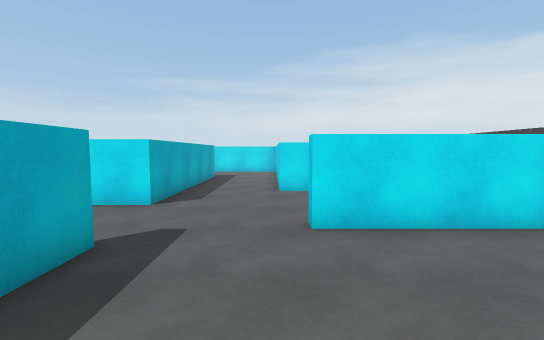
[1] (above)

23 first-person views from a walk through a 3-D level made in the Unity game engine. The camera is 1.5 m above the floor, tilts 4° down and sees 90° across. The floor is counted in squares, 1 m on a side. Each view is taken from the middle of a square. On the plan, view 1 faces up. The plan holds only what a view shows up to about 14 squares ahead; the rest is blank. The place goes on beyond the plan. The player is left out.

[2]
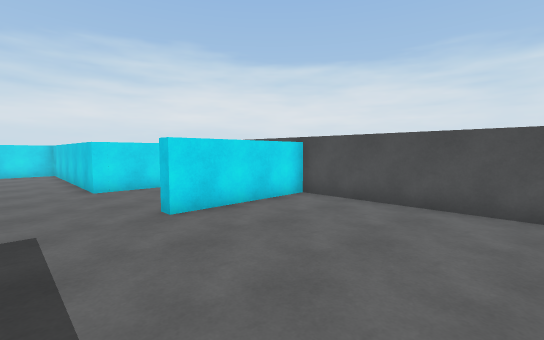

[3]
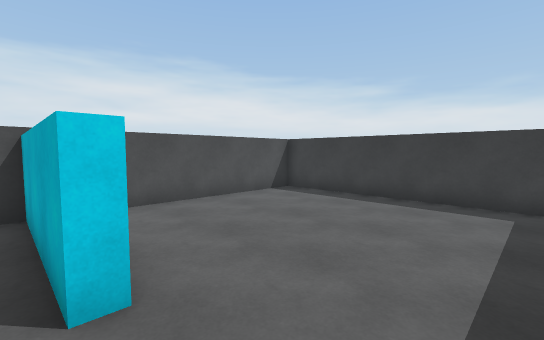

[4]
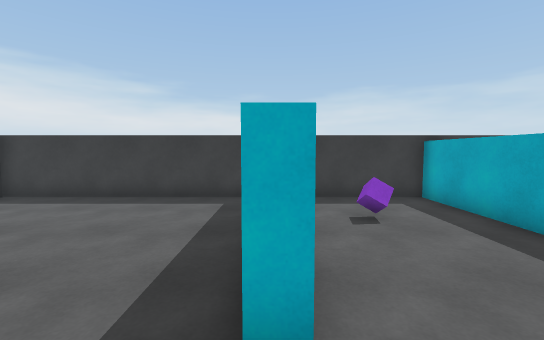

[5]
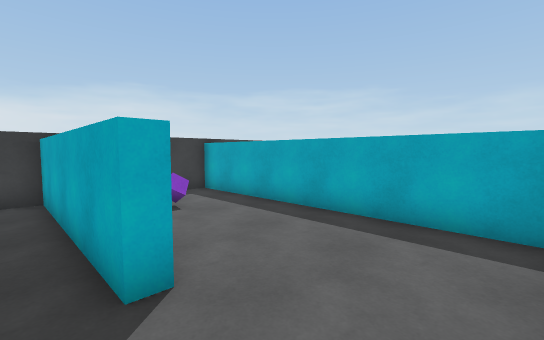

[6]
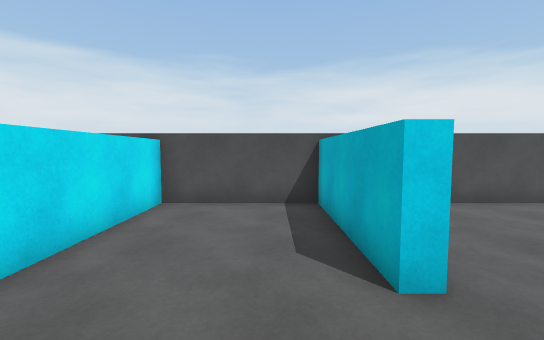

[7]
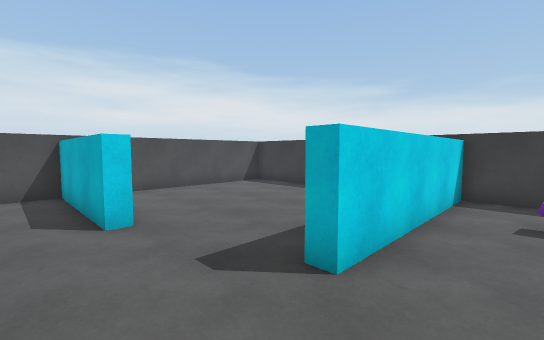

[8]
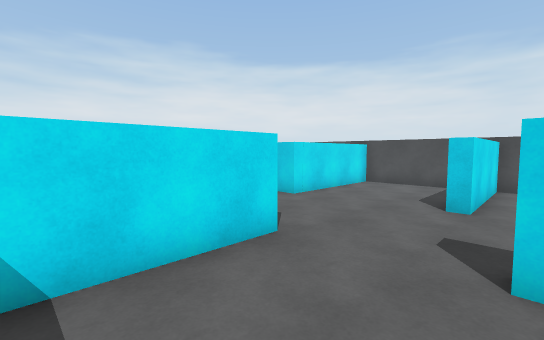

[9]
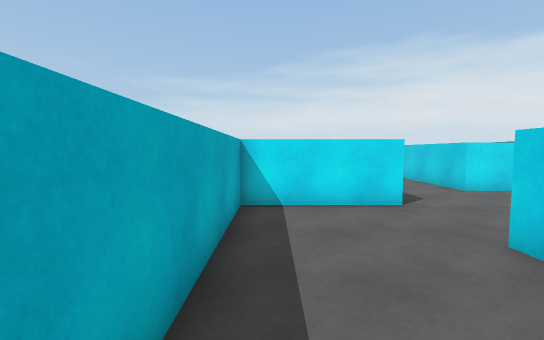

[10]
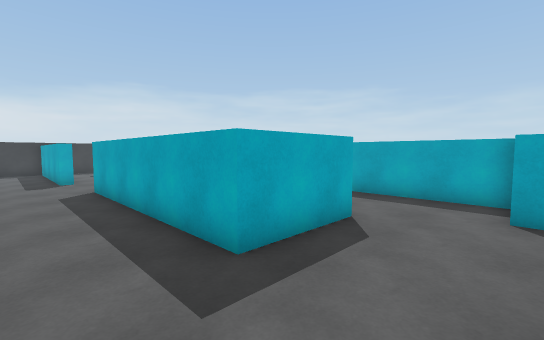

[11]
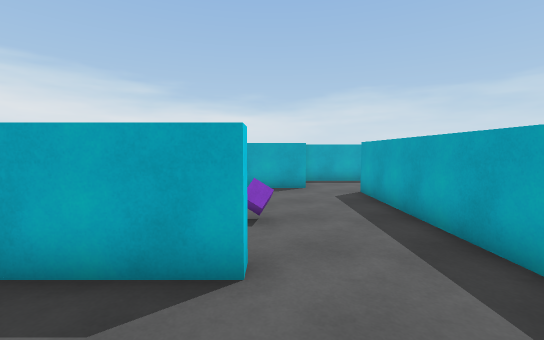

[12]
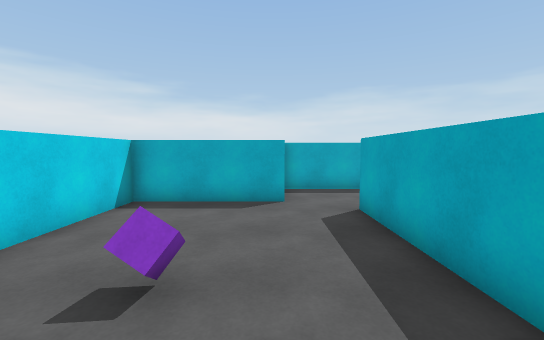

[13]
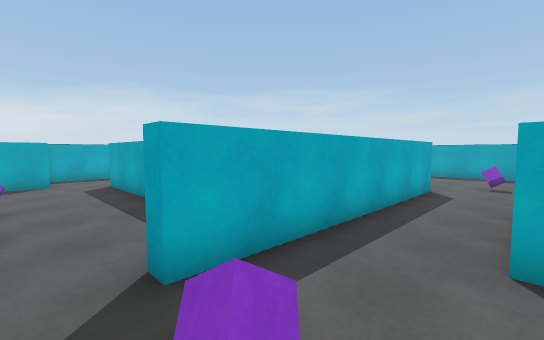

[14]
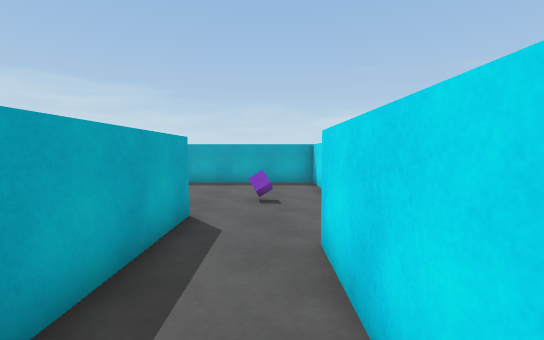

[15]
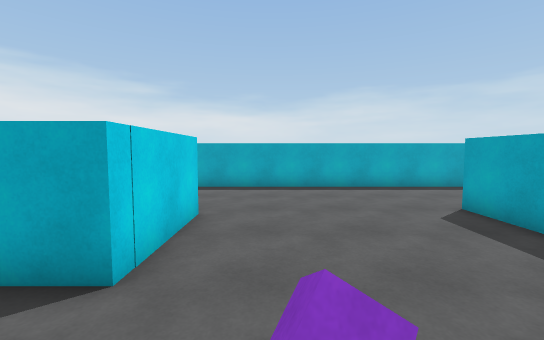

[16]
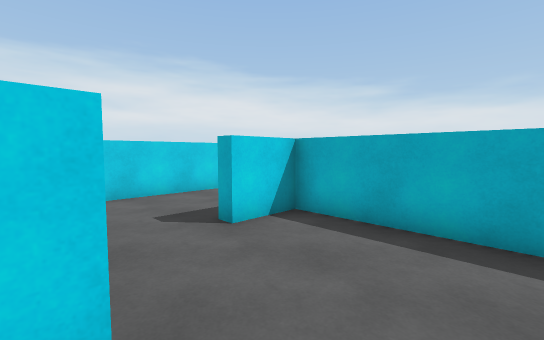

[17]
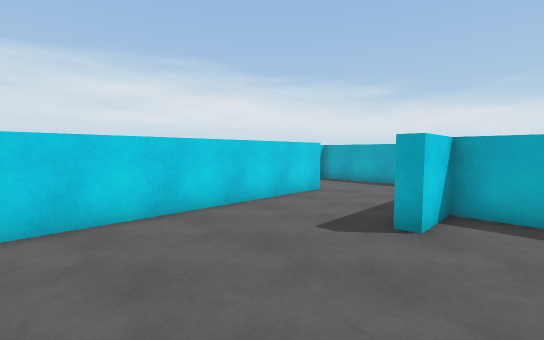

[18]
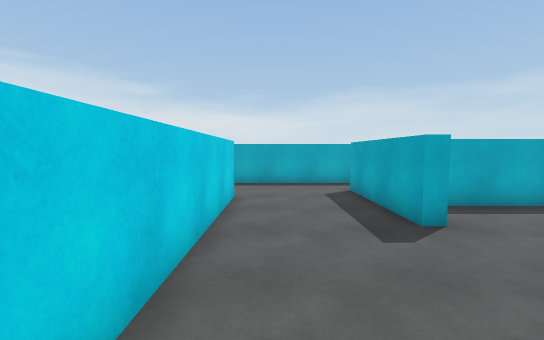

[19]
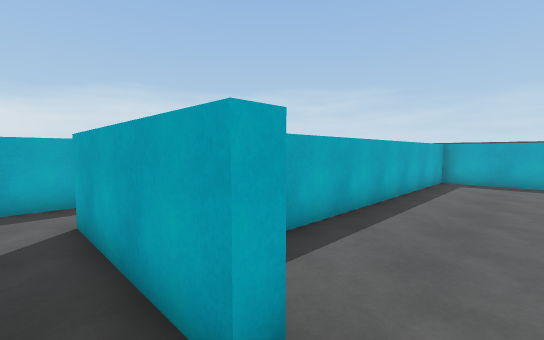

[20]
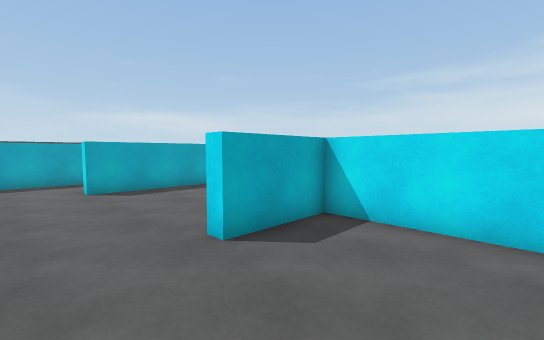

[21]
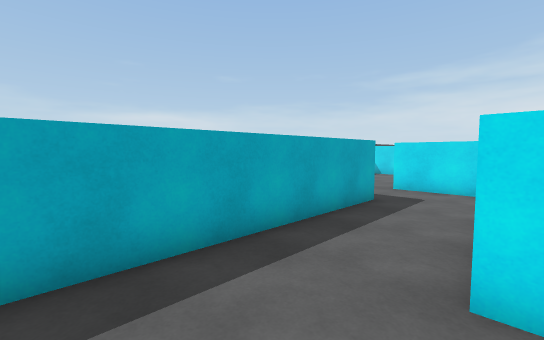

[22]
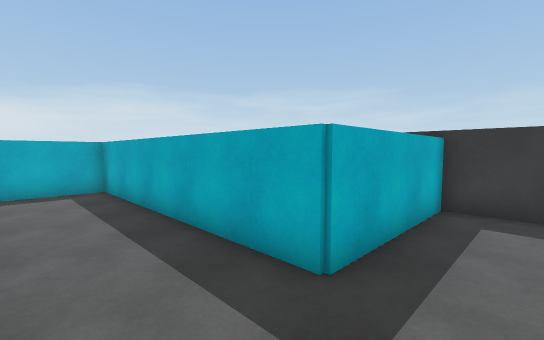

[23]
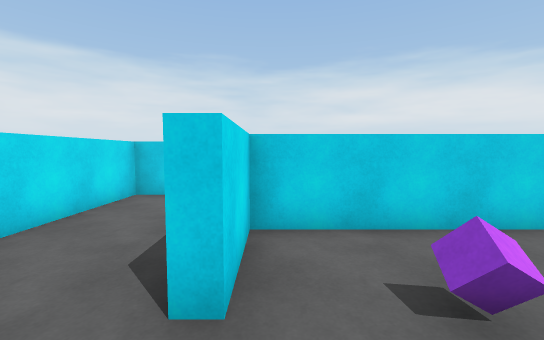

### Floor plan
Points are (right, up) in squares from view 1. A wall is a line through its corners. A room is listed if a view was taken in it or the views show most of it. See-through windows are left out.
Room 1 (views 1, 2, 3, 4, 5, 6, 7, 8, 9)
walls: (-3.4, 9.5) (-3.4, 7.5) (-7.9, 7.5) (-7.9, -2.8) (-3.3, -2.8) (-3.3, 4.2) (-2.8, 4.2) (-2.8, -2.8) (5.7, -2.8) (5.7, 5.2) (0.8, 5.2) (0.8, 5.7) (5.7, 5.7) (5.7, 10.2) (0.3, 10.2)
ways out: opening at (-1.5, 10.5) to room 2
objects: purple cube (-5, 0)
Room 2 (views 10, 11, 12, 13, 23)
walls: (-10.3, 18.5) (-10.3, 9); (-10.4, 19.1) (-8.2, 19.1) (-8.2, 18.5); (0.3, 18.6) (0.3, 19.7) (-4.5, 19.7); (-8.5, 8) (-3.9, 8) (-3.9, 15.4) (-6.7, 15.4) (-6.7, 15.9) (-3.4, 15.9) (-3.4, 9.5); (0.3, 10.2) (0.3, 16.5)
ways out: opening at (-1.5, 10.5) to room 1; opening at (-11, 20.5) to room 3; opening at (-9, 8) to room 3
objects: purple cube (-8, 21); purple cube (-7, 13)
Room 3 (views 14, 15, 16, 17, 18, 19, 20, 21, 22)
walls: (-13.9, 18.6) (-17.7, 18.6) (-17.7, 15.6) (-18.2, 15.6) (-18.2, 19.1) (-10.4, 19.1); (-24.9, 22.5) (-24.9, 15) (-25.5, 15); (-12.8, 21.8) (-16.4, 21.8); (-15.8, 5.3) (-8.5, 5.3); (-10.8, 9) (-10.8, 18.1); (-33.8, 22.1) (-33.8, 20.2) (-28.7, 20.2) (-28.7, 10.6) (-15.5, 10.6) (-15.5, 12.7) (-15, 12.7) (-15, 7.6)
ways out: opening at (-11, 20.5) to room 2; opening at (-9, 8) to room 2; opening at (-15, 6.5)
objects: purple cube (-20, 21)

Positions as (right, up) in squares from view 1, and headings:
1: (0, 0), facing up
2: (-2, -1), facing up-right
3: (-2, 6), facing down-right
4: (-3, 6), facing down
5: (-2, 7), facing down-left
6: (-2, 7), facing right
7: (-5, 7), facing down-right
8: (-7, 4), facing up-right
9: (-7, 0), facing up
10: (-1, 19), facing down-left
11: (-7, 19), facing down
12: (-8, 16), facing down
13: (-7, 22), facing down-left
14: (-12, 21), facing left
15: (-20, 22), facing down
16: (-20, 16), facing down-right
17: (-17, 18), facing down-right
18: (-12, 18), facing down
19: (-14, 14), facing down-left
20: (-14, 13), facing up-left
21: (-25, 12), facing up-left
22: (-26, 22), facing down-left
23: (-9, 15), facing right
